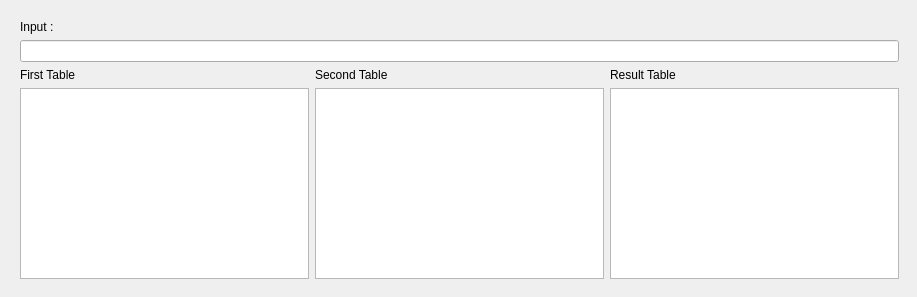
<?xml version="1.0" encoding="UTF-8"?>
<ui version="4.0">
 <class>MainWindowClass</class>
 <widget class="QWidget" name="MainWindowClass">
  <property name="geometry">
   <rect>
    <x>0</x>
    <y>0</y>
    <width>917</width>
    <height>297</height>
   </rect>
  </property>
  <property name="windowTitle">
   <string>MainWindow</string>
  </property>
  <widget class="QWidget" name="verticalLayoutWidget">
   <property name="geometry">
    <rect>
     <x>9</x>
     <y>9</y>
     <width>901</width>
     <height>281</height>
    </rect>
   </property>
   <layout class="QVBoxLayout" name="verticalLayout">
    <item>
     <widget class="QLabel" name="input_info">
      <property name="text">
       <string>Input : </string>
      </property>
     </widget>
    </item>
    <item>
     <widget class="QLineEdit" name="input"/>
    </item>
    <item>
     <layout class="QGridLayout" name="gridLayout">
      <item row="0" column="2">
       <widget class="QLabel" name="result_label">
        <property name="text">
         <string>Result Table</string>
        </property>
       </widget>
      </item>
      <item row="0" column="0">
       <widget class="QLabel" name="first_label">
        <property name="text">
         <string>First Table</string>
        </property>
       </widget>
      </item>
      <item row="0" column="1">
       <widget class="QLabel" name="second_label">
        <property name="text">
         <string>Second Table</string>
        </property>
       </widget>
      </item>
      <item row="1" column="0">
       <widget class="QTableWidget" name="first_table"/>
      </item>
      <item row="1" column="1">
       <widget class="QTableWidget" name="second_table"/>
      </item>
      <item row="1" column="2">
       <widget class="QTableWidget" name="result_table"/>
      </item>
     </layout>
    </item>
   </layout>
  </widget>
 </widget>
 <layoutdefault spacing="6" margin="11"/>
 <resources>
  <include location="mainwindow.qrc"/>
 </resources>
 <connections/>
</ui>
